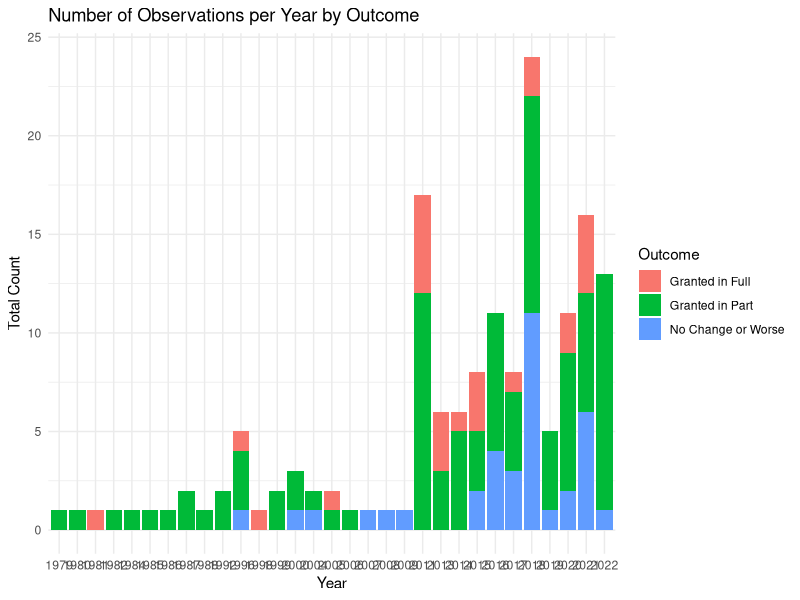
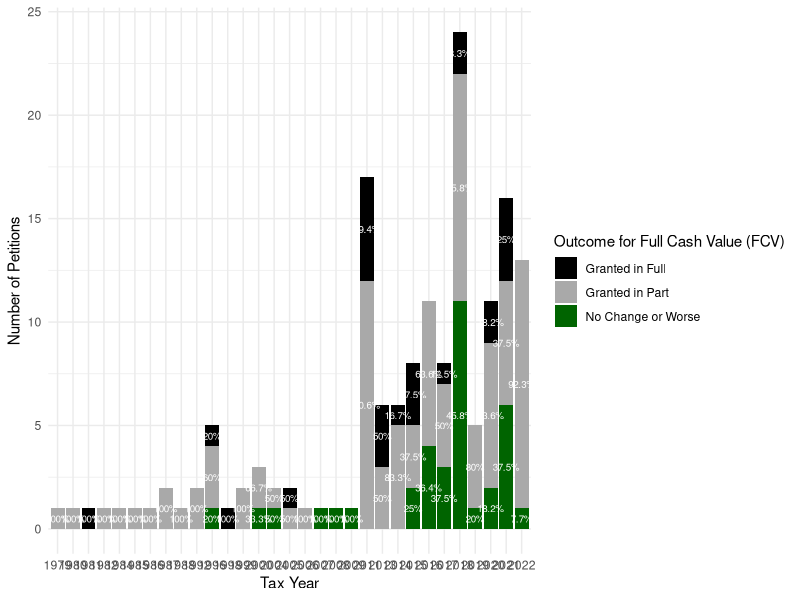
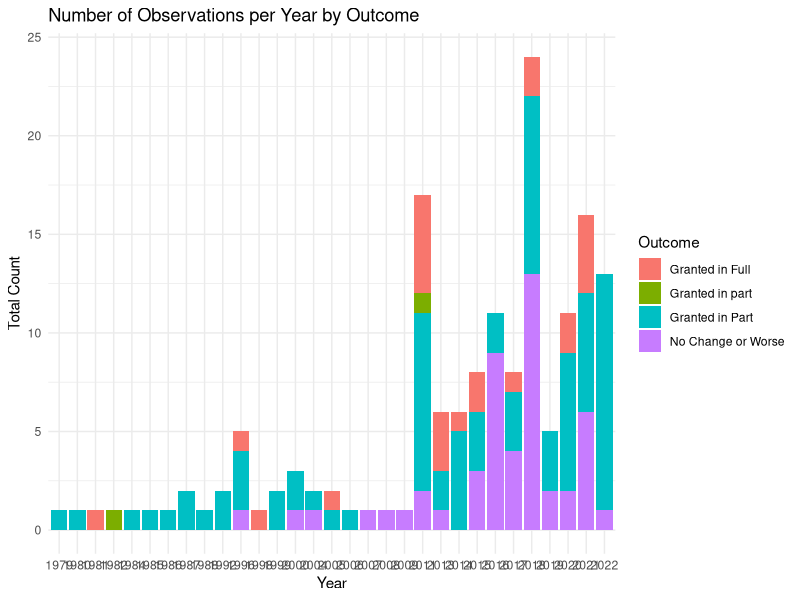
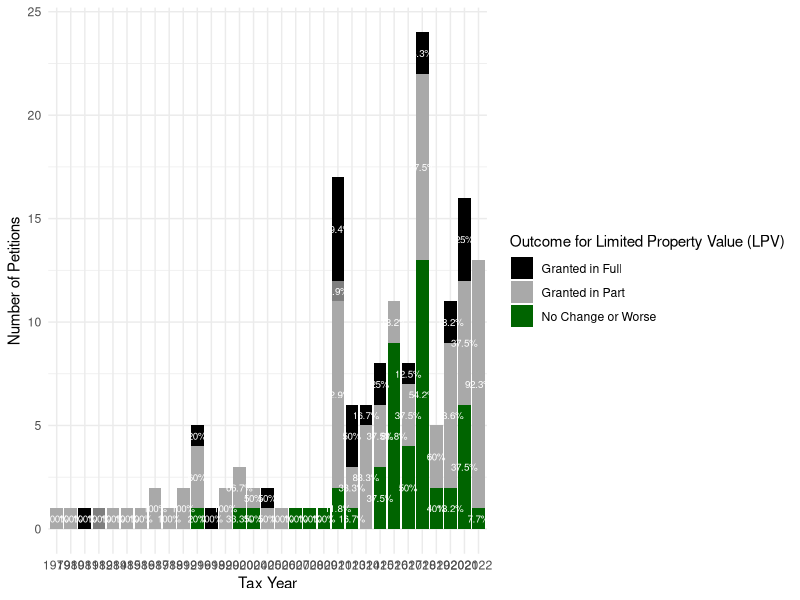

Source code (R) for these figures, in order:

library(tidyverse)

# read data into tibble
petitions <- read_csv("Updated2/master_edited_4.28.25.csv")

# create identifier
petitions$ID <- 1:nrow(petitions)

# rename relevant columns
names(petitions)[2] <- 'include'
names(petitions)[3] <- 'tax_year'
names(petitions)[11] <- 'FCV_owner'
names(petitions)[12] <- 'LPV_owner'
names(petitions)[13] <- 'FCV_notice'
names(petitions)[14] <- 'LPV_notice'
names(petitions)[15] <- 'FCV_decision'
names(petitions)[16] <- 'LPV_decision'
names(petitions)[19] <- 'outcome'
names(petitions)[20] <- 'outcome_details'
names(petitions)[21] <- 'FCV_change'
names(petitions)[22] <- 'LPV_change'

petitions$tax_year = as.character(petitions$tax_year)
pet = subset(petitions,include == 1)

p2a <- ggplot(pet, aes(x = tax_year, fill = outcome_FCV)) + geom_bar(position = "stack") + theme_minimal()  
p2a <- p2a + labs(title = "Number of Observations per Year by Outcome",x = "Year",y = "Total Count",fill = "Outcome")

p2b <- ggplot(pet, aes(x = tax_year, fill = outcome_LPV)) + geom_bar(position = "stack") + theme_minimal()  
p2b <- p2b + labs(title = "Number of Observations per Year by Outcome",x = "Year",y = "Total Count",fill = "Outcome")

p2a2 <- ggplot(pet, aes(x = tax_year, fill = outcome_FCV)) + geom_bar(position = "stack") + theme_minimal() 
p2a2 <- p2a2 + geom_text(stat = "count", 
    aes(label = paste0(round(after_stat(count / tapply(..count.., ..x.., sum)[as.character(..x..)] * 100), 1), "%")),
    position = position_stack(vjust = 0.5), color = "white", size = 2.5)
p2a2 <- p2a2 + scale_fill_manual(values = c("No Change or Worse" = "darkgreen","Granted in Full" = "black","Granted in Part" = "darkgrey"))
p2a2 <- p2a2 + labs(fill = "Outcome for Full Cash Value (FCV)")
p2a2 <- p2a2 + labs(x = "Tax Year", y = "Number of Petitions")

p2b2 <- ggplot(pet, aes(x = tax_year, fill = outcome_LPV)) + geom_bar(position = "stack") + theme_minimal() 
p2b2 <- p2b2 + geom_text(stat = "count", 
                         aes(label = paste0(round(after_stat(count / tapply(..count.., ..x.., sum)[as.character(..x..)] * 100), 1), "%")),
                         position = position_stack(vjust = 0.5), color = "white", size = 2.5)
p2b2 <- p2b2 + scale_fill_manual(values = c("No Change or Worse" = "darkgreen","Granted in Full" = "black","Granted in Part" = "darkgrey"))
p2b2 <- p2b2 + labs(fill = "Outcome for Limited Property Value (LPV)")
p2b2 <- p2b2 + labs(x = "Tax Year", y = "Number of Petitions")
